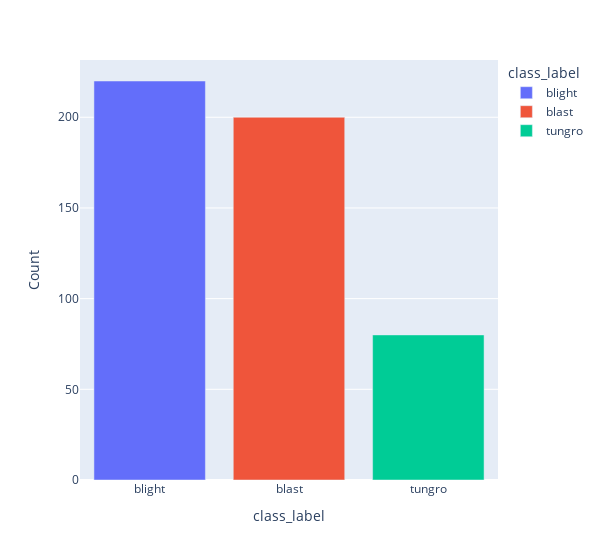

The notebook cell this image was saved under:
### Code cell
import plotly.express as px

no_of_samples = 500

# Assuming 'data' is your DataFrame
data['class_label'] = data['class_label'].map({
    'blast': 'blast',
    'blight': 'blight',
    'tungro': 'tungro'
})

# Create a DataFrame with counts for each class
df = pd.DataFrame({
    'class_label': ['blast', 'blight', 'tungro'],
    'Count': [
        len(data[data['class_label'] == 'blast']),
        len(data[data['class_label'] == 'blight']),
        len(data[data['class_label'] == 'tungro'])
    ]
})

# Sort the DataFrame by Count
df = df.sort_values(by=['Count'], ascending=False)

# Plot the bar chart
fig = px.bar(df, x='class_label', y='Count', 
             color="class_label", width=600, 
             color_continuous_scale='BrBg')

fig.update_traces(textfont_size=12, textangle=0, textposition="outside", cliponaxis=False)

fig.show()

### Figure 1 — Plotly figure (JSON) as saved in the notebook; plotly's stock layout.template omitted (floating-point values rounded to 4 significant figures)
{"data": [{"alignmentgroup": "True", "cliponaxis": false, "hovertemplate": "class_label=%{x}<br>Count=%{y}<extra></extra>", "legendgroup": "blight", "marker": {"color": "#636efa", "pattern": {"shape": ""}}, "name": "blight", "offsetgroup": "blight", "orientation": "v", "showlegend": true, "textangle": 0, "textfont": {"size": 12}, "textposition": "outside", "type": "bar", "x": ["blight"], "xaxis": "x", "y": [220], "yaxis": "y"}, {"alignmentgroup": "True", "cliponaxis": false, "hovertemplate": "class_label=%{x}<br>Count=%{y}<extra></extra>", "legendgroup": "blast", "marker": {"color": "#EF553B", "pattern": {"shape": ""}}, "name": "blast", "offsetgroup": "blast", "orientation": "v", "showlegend": true, "textangle": 0, "textfont": {"size": 12}, "textposition": "outside", "type": "bar", "x": ["blast"], "xaxis": "x", "y": [200], "yaxis": "y"}, {"alignmentgroup": "True", "cliponaxis": false, "hovertemplate": "class_label=%{x}<br>Count=%{y}<extra></extra>", "legendgroup": "tungro", "marker": {"color": "#00cc96", "pattern": {"shape": ""}}, "name": "tungro", "offsetgroup": "tungro", "orientation": "v", "showlegend": true, "textangle": 0, "textfont": {"size": 12}, "textposition": "outside", "type": "bar", "x": ["tungro"], "xaxis": "x", "y": [80], "yaxis": "y"}], "layout": {"barmode": "relative", "legend": {"title": {"text": "class_label"}, "tracegroupgap": 0}, "margin": {"t": 60}, "width": 600, "xaxis": {"anchor": "y", "categoryarray": ["blight", "blast", "tungro"], "categoryorder": "array", "domain": [0, 1], "title": {"text": "class_label"}}, "yaxis": {"anchor": "x", "domain": [0, 1], "title": {"text": "Count"}}}}
